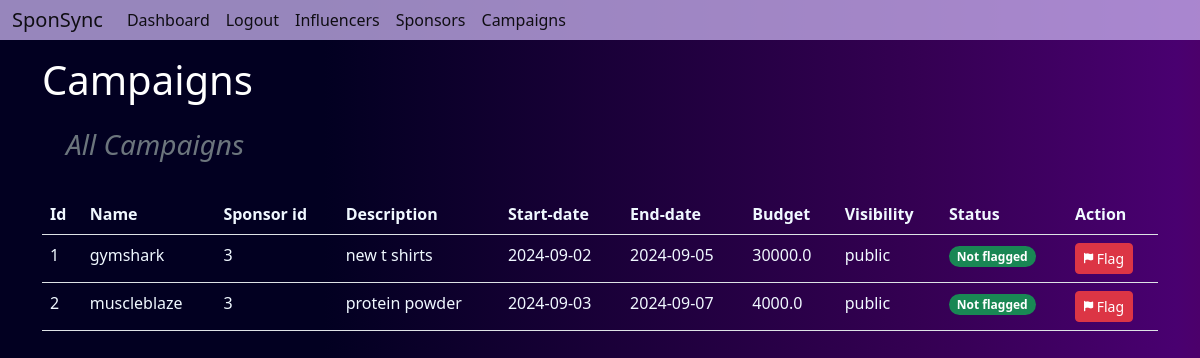
/admin/campaigns (signed in), run on the app's committed database.
### models.py (models this page shows)
class Campaign(db.Model):
    id = db.Column(db.Integer,primary_key=True)
    name = db.Column(db.String(30),unique=True,nullable=False)
    sponsor_id = db.Column(db.Integer,db.ForeignKey("sponsor.id"))
    description = db.Column(db.String(1000),nullable=False)
    start_date = db.Column(db.Date,nullable=False)
    end_date = db.Column(db.Date,nullable=False)
    budget = db.Column(db.Float,nullable=False)
    visibility = db.Column(db.String(10),nullable=False)
    ad_requests = db.relationship("AdRequest",backref="campaign")
    flagged = db.Column(db.Boolean,nullable=False,default=False)

### routes.py (the view)
@app.route('/admin/campaigns')
def admin_campaigns():
    user = User.query.get(session['user_id'])
    campaigns = Campaign.query.all()
    return render_template('admin/campaigns.html',campaigns=campaigns,user=user,current_date=date.today())

### templates/admin/campaigns.html (shortened to what this page needs)
{% extends 'layout.html' %}
{% block content %}
<h1 class="mt-3">Campaigns</h1>
<div class="heading m-4">
    <h3 class="text-muted"><i>All Campaigns</i></h3>
</div>
{% if campaigns | length !=0 %}
<table class="table">
    <thead>
        <tr>
            <th>Id</th>
            <th>Name</th>
            <th>Sponsor id</th>
            <th>Description</th>
            <th>Start-date</th>
            <th>End-date</th>
            <th>Budget</th>
            <th>Visibility</th>
            <th>Status</th>
            <th>Action</th>
        </tr>
    </thead>
    {% endif %}
    {% for campaign in campaigns %}
    {% if campaign.start_date <= current_date <=campaign.end_date %}
    <tr style = "background-color: rgb(59, 6, 79);">
        <td>{{ campaign.id }}</td>
        <td>{{ campaign.name }}</td>
        <td>{{ campaign.sponsor_id }}</td>
        <td>{{ campaign.description }}</td>
        <td>{{ campaign.start_date }}</td>
        <td>{{ campaign.end_date }}</td>
        <td>{{ campaign.budget }}</td>
        <td>{{ campaign.visibility }}</td>
        <td>
            {% if campaign.flagged == False %}
            <span class="badge rounded-pill text-bg-success">Not flagged</span>
            {% else %}
            <span class="badge rounded-pill text-bg-danger">Flagged</span>
            {% endif %}
        </td>
        <td>
            {% if campaign.flagged == False %}
            <a href="{{ url_for('flag_campaign',id=campaign.id) }}" class="btn btn-sm btn-danger">
                <i class="fas fa-flag fa-xs"></i>
                Flag
            </a>
            {% else %}
            <a href="{{ url_for('unflag_campaign',id=campaign.id) }}" class="btn btn-sm btn-warning">
                <i class="fas fa-bolt fa-xs"></i>
                Unflag
            </a>
            {% endif %}
        </td>
    </tr>
    {% else %}
    <tr>
        <td>{{ campaign.id }}</td>
        <td>{{ campaign.name }}</td>
        <td>{{ campaign.sponsor_id }}</td>
        <td>{{ campaign.description }}</td>
        <td>{{ campaign.start_date }}</td>
        <td>{{ campaign.end_date }}</td>
        <td>{{ campaign.budget }}</td>
        <td>{{ campaign.visibility }}</td>
        <td>
            {% if campaign.flagged == False %}
            <span class="badge rounded-pill text-bg-success">Not flagged</span>
            {% else %}
            <span class="badge rounded-pill text-bg-danger">Flagged</span>
            {% endif %}
        </td>
        <td>
            {% if campaign.flagged == False %}
            <a href="{{ url_for('flag_campaign',id=campaign.id) }}" class="btn btn-sm btn-danger">
                Flag
            </a>
            {% else %}
            <a href="{{ url_for('unflag_campaign',id=campaign.id) }}" class="btn btn-sm btn-warning">
                <i class="fas fa-bolt fa-xs"></i>
                Unflag
            </a>
            {% endif %}
        </td>
    </tr>
    {% endif %}
    {% endfor %}
    {% endblock %}

### templates/layout.html (style rules this page uses)
body { margin: 0; padding: 0; background: rgb(2, 0, 33); background: linear-gradient(90deg, rgba(2, 0, 33, 1) 27%, rgba(53, 0, 83, 1) 77%, rgba(73, 0, 112, 1) 98%, rgba(76, 0, 107, 1) 100%, rgba(51, 2, 79, 1) 100%); color: white; }
.table { color: aliceblue; }

### templates/admin/campaigns.html (style rules this page uses)
.heading { display: flex; justify-content: space-between; align-items: center; }

### data on the page
Campaign: id "1", name "gymshark", sponsor_id "3", description "new t shirts", start_date "2024-09-02", end_date "2024-09-05", budget "30000.0", visibility "public", flagged "Not flagged"
Campaign: id "2", name "muscleblaze", sponsor_id "3", description "protein powder", start_date "2024-09-03", end_date "2024-09-07", budget "4000.0", visibility "public", flagged "Not flagged"
